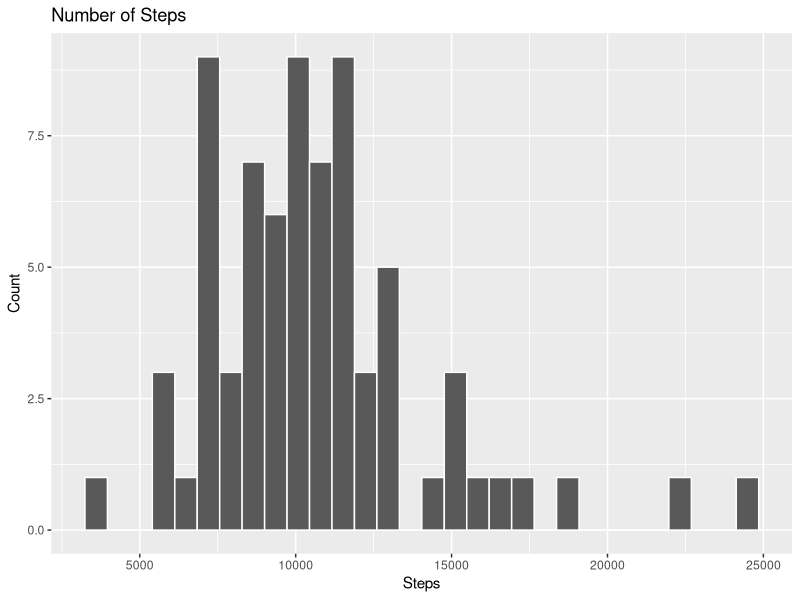
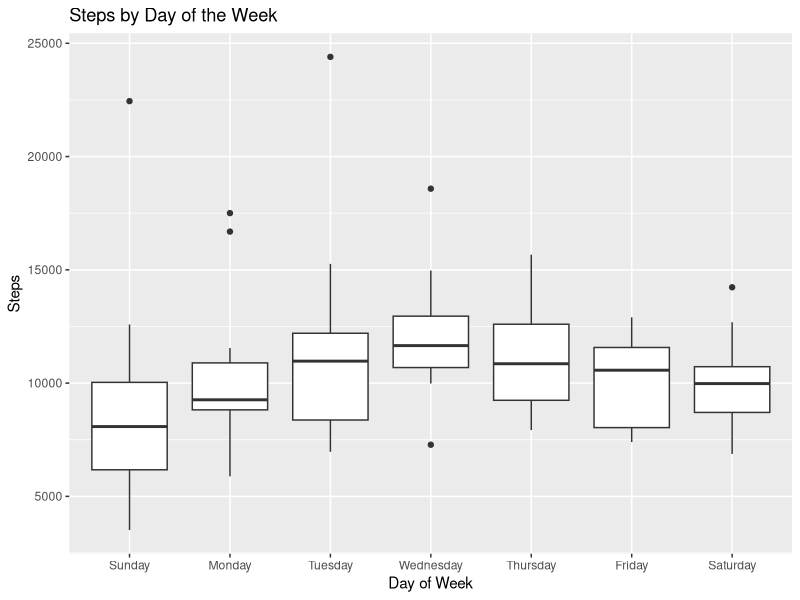
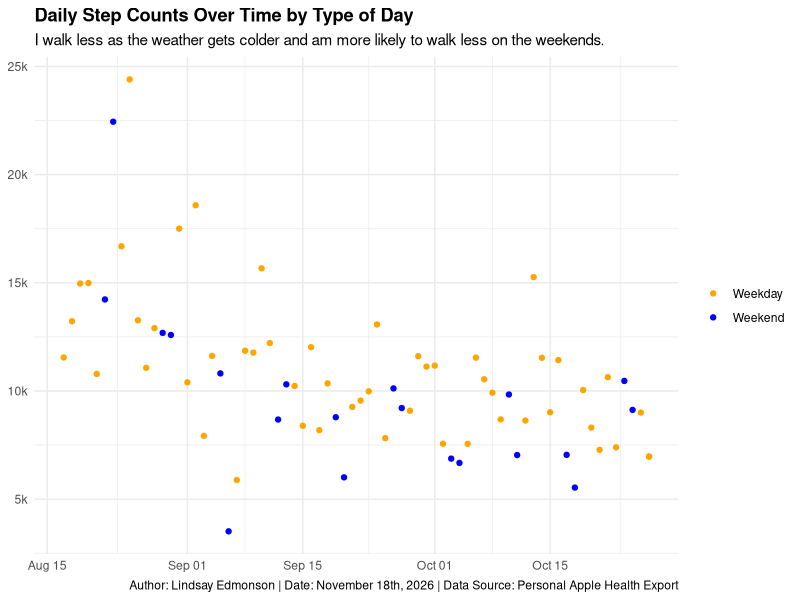

The R script that drew these images, in order:
## ---- chunk 1
library(tidyverse)
library(readr)
step_count <- read_csv("pvj_data.csv")

step_count <- step_count |>
  mutate(date = as.Date(date),
       steps = as.numeric(steps)) |>
  mutate(day_of_week = wday(date, label = TRUE, abbr = FALSE)) |>
  select(date, day_of_week, steps) |> 
  filter(!is.na(steps)) |> 
  mutate(day_type = if_else(day_of_week %in% c("Saturday", "Sunday"),
                            "Weekend", "Weekday"))
## ---- chunk 2
ggplot(step_count, aes(x = steps)) +
  geom_histogram(color = "white") +
  labs(title = "Number of Steps", x = "Steps", y = "Count")
## ---- chunk 3
ggplot(step_count, aes(x = day_of_week, y = steps)) +
  geom_boxplot() +
  labs(title = "Steps by Day of the Week", 
       x = "Day of Week", 
       y = "Steps")
## ---- chunk 4
ggplot(step_count, aes(x = date, y = steps, color = day_type)) +
  geom_point() +
  scale_color_manual(values = c("Weekend" = "blue", 
                              "Weekday" = "orange")) +
  labs(subtitle = "I walk less as the weather gets colder and am more likely to walk less on the weekends.",
       title = "Daily Step Counts Over Time by Type of Day",
       x = NULL, 
       y = NULL, 
       color = NULL,
       caption = "Author: Lindsay Edmonson | Date: November 18th, 2026 | Data Source: Personal Apple Health Export") +
  scale_y_continuous(labels = scales::label_number(scale = 0.001, suffix = "k"))+
  theme_minimal()+
  theme(plot.title = element_text(face = "bold"))
